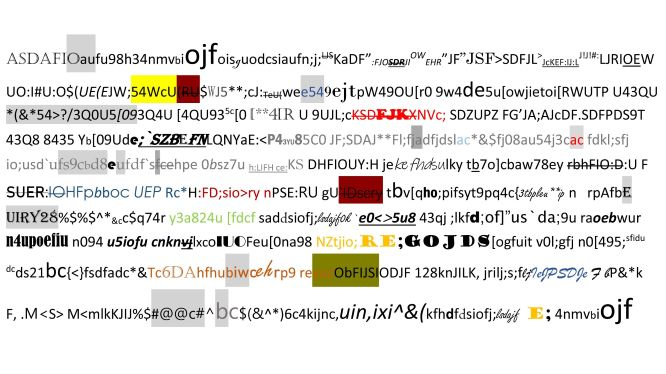
#> input picture project1/data/characters.jpg, 666 x 374 px; the run also reads 1 picture not shown here
$ python task2.py
#> lines starting #> are read from the running program, lines starting #| are printed output that depends on the picture
### project1/task1.py
"""
Edge Detection
(Due date: March 8th, 11: 59 P.M.)

The goal of this task is to experiment with two commonly used edge detection operator, i.e., Prewitt operator and Sobel operator,
and familiarize you with 'tricks', e.g., padding, commonly used by computer vision 'researchers'.

Please complete all the functions that are labelled with '# TODO'. Hints or steps are provided to make your lives easier.
Whem implementing the functions, comment the lines 'raise NotImplementedError' instead of deleting them. As we have
written lots of utility functions for you, you only need to write about 30 lines of code. The functions defined in utils.py
are building blocks you could use when implementing the functions labelled with 'TODO'.

I strongly suggest you to read the function zero_pad that is defined in utils.py. It is quite important!

Do NOT modify the code provided.
Do NOT use any API provided by opencv (cv2) and numpy (np) in your code.
Do NOT import any library (function, module, etc.).

Student Name: Varsha Ganesh
UBID : 50288433
Email: vganesh2@buffalo.edu
"""

import argparse
import copy
import os
import cv2
import math
import numpy as np
import utils

# Prewitt operator
prewitt_x = [[1, 0, -1]] * 3
prewitt_y = [[1] * 3, [0] * 3, [-1] * 3]

# Sobel operator
sobel_x = [[1, 0, -1], [2, 0, -2], [1, 0, -1]]
sobel_y = [[-1, -2, -1], [0, 0, 0], [1, 2, 1]]


# [14 lines left out: function parse_args, not called in this run]


def read_image(img_path, show=False):
    """Reads an image into memory as a grayscale array.
    """
    img = cv2.imread(img_path, cv2.IMREAD_GRAYSCALE)
    if not img.dtype == np.uint8:
        pass

    if show:
        show_image(img)

    img = [list(row) for row in img]
    return img

# [21 lines left out: functions show_image, write_image, not called in this run]

def convolve2d(img, kernel):
    """Convolves a given image and a given kernel.

    Steps:
        (1) flips the either the img or the kernel.
        (2) pads the img or the flipped img.
            this step handles pixels along the border of the img,
            and makes sure that the output img is of the same size as the input image.
        (3) applies the flipped kernel to the image or the kernel to the flipped image,
            using nested for loop.

    Args:
        img: nested list (int), image.
        kernel: nested list (int), kernel.

    Returns:
        img_conv: nested list (int), image.
    """
    #Flipping the Kernel
    kernel = utils.flip2d(kernel)
    kSize = len(kernel) -1
    #pads the image based on kernel size
    padSize = (int)(kSize/2)
    img = utils.zero_pad(img,padSize,padSize)
    ConvolvedImg = [] #convolved Img  to be stored
    m=0
    n=0
    sum=0
    for i in range(0,len(img)-kSize):
        row = []
        for j in range(0,len(img[0])-kSize):
            m=0
            for k in range(i,i+len(kernel)):
                for l in range(j,j+len(kernel)):
                    sum = sum + img[k][l] * kernel[m][n]
                    n=n+1
                n = 0
                m=m+1
            row.append(sum)
            sum = 0
        ConvolvedImg.append(row)
        row = []
    # TODO: implement this function.
    #raise NotImplementedError
    return ConvolvedImg


def normalize(img):
    """Normalizes a given image.

    Hints:
        Noralize a given image using the following equation:

        normalized_img = frac{img - min(img)}{max(img) - min(img)},

        so that the maximum pixel value is 255 and the minimum pixel value is 0.

    Args:
        img: nested list (int), image.

    Returns:
        normalized_img: nested list (int), normalized image.
    """
    min = img[0][0]
    max = img[0][0]
    for i in range(0,len(img)):
        for j in range(0,len(img[0])):
            if min > img[i][j]:
                min = img[i][j]
            if max < img[i][j]:
                max = img[i][j]

    d = max - min

    for i in range(0, len(img)):
        for j in range(0,len(img[0])):
            img[i][j] = (img[i][j] - min)/d;

    # TODO: implement this function.
    #raise NotImplementedError
    return img


def detect_edges(img, kernel, norm=True):
    """Detects edges using a given kernel.

    Args:
        img: nested list (int), image.
        kernel: nested list (int), kernel used to detect edges.
        norm (bool): whether to normalize the image or not.

    Returns:
        img_edge: nested list (int), image containing detected edges.
    """
    img = convolve2d(img,kernel)
    if norm == True:
        img_edges = normalize(img)
    else:
        img_edges = img

    # TODO: detect edges using convolve2d and normalize the image containing detected edges using normalize.
    #raise NotImplementedError
    return img_edges


def edge_magnitude(edge_x, edge_y):
    """Calculate magnitude of edges by combining edges along two orthogonal directions.

    Hints:
        Combine edges along two orthogonal directions using the following equation:

        edge_mag = sqrt(edge_x ** 2 + edge_y **).

        Make sure that you normalize the edge_mag, so that the maximum pixel value is 1.

    Args:
        edge_x: nested list (int), image containing detected edges along one direction.
        edge_y: nested list (int), image containing detected edges along another direction.

    Returns:
        edge_mag: nested list (int), image containing magnitude of detected edges.
    """

    edge_mag = copy.deepcopy(edge_x);
    for i in range(0,len(edge_x)):
        for j in range(0,len(edge_x[0])):
            edge_mag[i][j] = np.sqrt((edge_x[i][j]*edge_x[i][j])+(edge_y[i][j]*edge_y[i][j]));
    #Different normalization applied for edge_magnitude
    #to ensure that max pixel value is 1
    # TODO: implement this function.
    #raise NotImplementedError
    return edge_mag

# [51 lines left out: functions normalizeEdgeMag, main, not called in this run]


# [2 lines that do not run on import are left out]

### project1/utils.py
#Student Name: Varsha Ganesh
#UBID : 50288433
#Email: vganesh2@buffalo.edu

import copy
import cv2

def zero_pad(img, pwx, pwy):
    """Pads a given image with zero at the border."""
    padded_img = copy.deepcopy(img)
    for i in range(pwx):
        padded_img.insert(0, [0 for value in enumerate(padded_img[i])])
        padded_img.insert(len(padded_img), [0 for value in enumerate(padded_img[-1])])
    for i, row in enumerate(padded_img):
        for j in range(pwy):
            row.insert(0, 0)
            row.insert(len(row), 0)
    return padded_img

# [39 lines left out: functions crop, elementwise_add, elementwise_sub, elementwise_mul, elementwise_div, not called in this run]

def flip_x(img):
    """Flips a given image along x axis."""
    flipped_img = copy.deepcopy(img)
    center = int(len(img) / 2)
    for i in range(center):
        flipped_img[i] = img[(len(img) - 1) - i]
        flipped_img[(len(img) - 1) - i] = img[i]
    return flipped_img

def flip_y(img):
    """Flips a given image along y axis."""
    flipped_img = copy.deepcopy(img)
    center = int(len(img[0]) / 2)
    for i, row in enumerate(img):
        for j in range(center):
            flipped_img[i][j] = img[i][(len(img[0]) - 1) - j]
            flipped_img[i][(len(img[0]) - 1) - j] = img[i][j]
    return flipped_img

def flip2d(img, axis=None):
     if axis == 0:
         return flip_x(img)
     if axis == 1:
         return flip_y(img)
     if axis == None:
         img = flip_x(img)
         return flip_y(img)

    # TODO: implement this function.
    #raise NotImplementedError
def absolute(value):
    if value < 0:
        value = value*-1
    return value

### project1/task2.py
"""
Character Detection
(Due date: March 8th, 11: 59 P.M.)

The goal of this task is to experiment with template matching techniques. Specifically, the task is to find ALL of
the coordinates where a specific character appears using template matching.

There are 3 sub tasks:
1. Detect character 'a'.
2. Detect character 'b'.
3. Detect character 'c'.

You need to customize your own templates. The templates containing character 'a', 'b' and 'c' should be named as
'a.jpg', 'b.jpg', 'c.jpg' and stored in './data/' folder.

Please complete all the functions that are labelled with '# TODO'. Whem implementing the functions,
comment the lines 'raise NotImplementedError' instead of deleting them. The functions defined in utils.py
and the functions you implement in task1.py are of great help.

Hints: You might want to try using the edge detectors to detect edges in both the image and the template image,
and perform template matching using the outputs of edge detectors. Edges preserve shapes and sizes of characters,
which are important for template matching. Edges also eliminate the influence of colors and noises.

Do NOT modify the code provided.
Do NOT use any API provided by opencv (cv2) and numpy (np) in your code.
Do NOT import any library (function, module, etc.).

Student Name: Varsha Ganesh
UBID : 50288433
Email: vganesh2@buffalo.edu
"""


import argparse
import json
import os
import utils
from task1 import *   # you could modify this line

def parse_args():
    parser = argparse.ArgumentParser(description="cse 473/573 project 1.")
    parser.add_argument(
        "--img_path", type=str, default="./data/characters.jpg",
        help="path to the image used for character detection (do not change this arg)")
    parser.add_argument(
        "--template_path", type=str, default="./data/a.jpg",
        choices=["./data/a.jpg", "./data/b.jpg", "./data/a.jpg"],
        help="path to the template image")
    parser.add_argument(
        "--result_saving_directory", dest="rs_directory", type=str, default="./results/",
        help="directory to which results are saved (do not change this arg)")
    args = parser.parse_args()
    return args


def detect(img, template):
    """Detect a given character, i.e., the character in the template image.

    Args:
        img: nested list (int), image that contains character to be detected.
        template: nested list (int), template image.

    Returns:
        coordinates: list (tuple), a list whose elements are coordinates where the character appears.
            format of the tuple: (x (int), y (int)), x and y are integers.
            x: row that the character appears (starts from 0).
            y: column that the character appears (starts from 0).
    """
    # finding edges and magnitude for image using sobel operator
    img_x = detect_edges(img,sobel_x,True)
    img_y = detect_edges(img,sobel_y,True)
    img_mag = normalize(edge_magnitude(img_x,img_y))
    # finding edges and magnitude for Template image using sobel operator
    template_x = detect_edges(template,sobel_x,True)
    template_y = detect_edges(template,sobel_y,True)
    template_mag = normalize(edge_magnitude(template_x,template_y))
    #Finding Template matching using Template match function
    template_match = findmatch(img_mag,template_mag)
    coordinates = getCoordinates(template_match)

    # TODO: implement this function.
    #raise NotImplementedError
    return coordinates

def findmatch(img,kernel):
    #similar to convolve
    #subtracts kernel values from image
    # Least difference gives position of template
    kSize = len(kernel) -1
    padSize = (int)(kSize/2)
    img = utils.zero_pad(img,padSize,padSize)
    TemplateMatch = []
    m=0
    n=0
    sum=0
    for i in range(0,len(img)-kSize):
        row = []
        for j in range(0,len(img[0])-kSize):
            m=0
            for k in range(i,i+len(kernel)):
                for l in range(j,j+len(kernel)):
                    sum = sum + (img[k][l] - kernel[m][n])
                    n=n+1
                n = 0
                m=m+1
            row.append(sum)
            sum = 0
        TemplateMatch.append(row)
        row = []
    # TODO: implement this function.
    #raise NotImplementedError
    return TemplateMatch

def getCoordinates(template_match):
    #computing coordinates using Template matching
    Coordinates = []
    # [6 lines of commented-out code are left out]

    for i in range(0,len(template_match)):
        for j in range(0,len(template_match[0])):
            #finding positions close to min value
            value = utils.absolute(template_match[i][j])
            if((0 < value)&(value < 0.1)):
                    row =[i,j]
                    print(row)
                    Coordinates.append(row)
    return Coordinates


def save_results(coordinates, template, template_name, rs_directory):
    results = {}
    results["coordinates"] = sorted(coordinates, key=lambda x: x[0])
    results["templat_size"] = (len(template), len(template[0]))
    with open(os.path.join(rs_directory, template_name), "w") as file:
        json.dump(results, file)


def main():
    args = parse_args()

    img = read_image(args.img_path)
#> in read_image, `img = cv2.imread(img_path, cv2.IMREAD_GRAYSCALE)`:
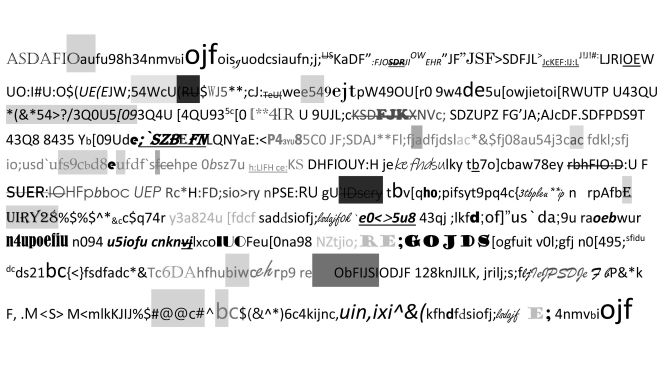
#> img: shape (374, 666); min 0, max 255, mean 230.6
#> in read_image, `img = [list(row) for row in img]`: img = 374 items
#> img = 374 items
    template = read_image(args.template_path)
#> template = 9 items
    coordinates = detect(img, template)
#> in zero_pad, `padded_img = copy.deepcopy(img)`: padded_img = 374 items
#> after the loop in zero_pad, `for i in range(pwx):`: padded_img = 376 items
#> after the loop in convolve2d, `for i in range(0,len(img)-kSize):`: ConvolvedImg = 374 items
#> in normalize, `min = img[0][0]`: min = 765
#> after the loop in normalize, `for i in range(0,len(img)):`: max = 1020; min = -1020
#> in normalize, `d = max - min`: d = 2040
#> after the loop in normalize, `for i in range(0, len(img)):`: img = 374 items
#> in detect, `template_x = detect_edges(template,sobel_x,True)`: template_x = 9 items
#> the loop in edge_magnitude (call 2), `for i in range(0,len(edge_x)):` made 9 passes
#> in findmatch, `kSize = len(kernel) -1`: kSize = 8
#> in findmatch, `padSize = (int)(kSize/2)`: padSize = 4
#> in findmatch, `img = utils.zero_pad(img,padSize,padSize)`: img = 382 items
#> after the loop in findmatch, `for i in range(0,len(img)-kSize):`: TemplateMatch = 374 items
#> the loop in getCoordinates, `for i in range(0,len(template_match)):` made 374 passes
#| [44, 215]
#| [46, 193]
#| [46, 209]
#| [47, 214]
#| [49, 216]
#| [51, 201]
#| [51, 217]
#| [53, 203]
#| [53, 476]
#| [54, 521]
#> (further printed lines are left out)
    template_name = "{}.json".format(os.path.splitext(os.path.split(args.template_path)[1])[0])
    save_results(coordinates, template, template_name, args.rs_directory)


if __name__ == "__main__":
    main()
